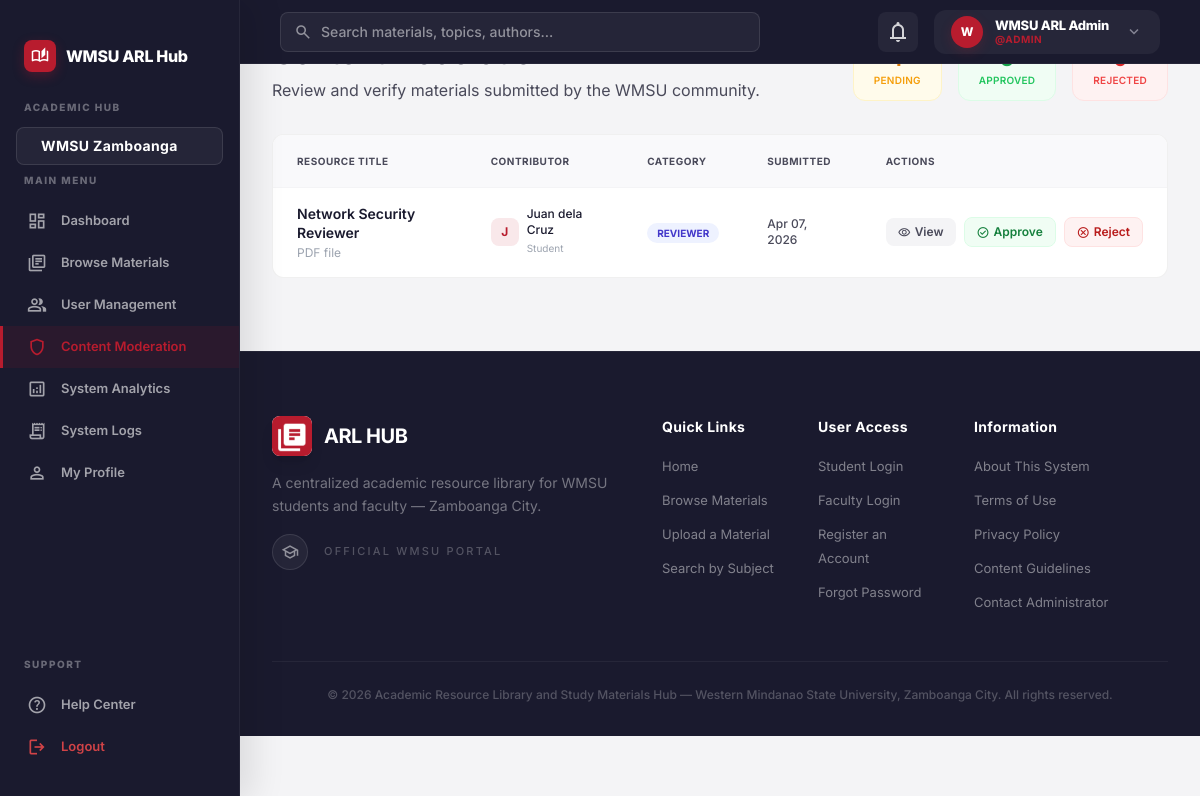
The page /admin/admin-moderation.php (signed in) on the database its author committed.
### tables this page shows
CREATE TABLE IF NOT EXISTS materials (
    id INT AUTO_INCREMENT PRIMARY KEY,
    title VARCHAR(255) NOT NULL,
    description TEXT,
    category ENUM('Reviewer', 'Textbook', 'Lecture Notes', 'Theses', 'Official Material') DEFAULT 'Reviewer',
    file_path VARCHAR(255) NOT NULL,
    thumbnail_path VARCHAR(255),
    contributor_id INT,
    status ENUM('pending', 'approved', 'rejected') DEFAULT 'pending',
    is_official BOOLEAN DEFAULT FALSE,
    views_count INT DEFAULT 0,
    downloads_count INT DEFAULT 0,
    created_at TIMESTAMP DEFAULT CURRENT_TIMESTAMP,
    FOREIGN KEY (contributor_id) REFERENCES users(id) ON DELETE SET NULL
);

CREATE TABLE IF NOT EXISTS users (
    id INT AUTO_INCREMENT PRIMARY KEY,
    full_name VARCHAR(255) NOT NULL,
    email VARCHAR(255) NOT NULL UNIQUE,
    password VARCHAR(255) NOT NULL,
    role ENUM('student', 'faculty', 'admin') DEFAULT 'student',
    profile_image VARCHAR(255) DEFAULT 'default-avatar.png',
    is_banned BOOLEAN DEFAULT FALSE,
    reset_token VARCHAR(64) DEFAULT NULL,
    reset_token_expiry DATETIME DEFAULT NULL,
    created_at TIMESTAMP DEFAULT CURRENT_TIMESTAMP
);

### admin/admin-moderation.php (the view, shortened to what this page needs)
<?php
require_once '../config/auth.php';
try {
    $pending  = $pdo->query("SELECT m.*, u.full_name, u.role as contributor_role FROM materials m LEFT JOIN users u ON m.contributor_id = u.id WHERE m.status = 'pending' ORDER BY m.created_at ASC")->fetchAll();
    $approved = $pdo->query("SELECT COUNT(*) FROM materials WHERE status='approved'")->fetchColumn();
    $rejected = $pdo->query("SELECT COUNT(*) FROM materials WHERE status='rejected'")->fetchColumn();
} catch (PDOException $e) { $pending=[]; $approved=0; $rejected=0; }
?>
<!DOCTYPE html>
<html lang="en">
<head>
    <script src="https://cdn.tailwindcss.com?plugins=forms,container-queries"></script>
</head>
<body class="text-[#1A1A2E]">
<?php require_once '../includes/dashboard-nav.php'; ?>
<div class="flex min-h-[calc(100vh-64px)]">
    <?php require_once '../includes/sidebar.php'; ?>
    <main class="ml-[240px] flex-1 bg-[#F4F4F6] flex flex-col">
        <div class="p-8 flex-1">
            <div class="flex justify-between items-start mb-8">
                <div>
                    <h1 class="text-[28px] font-bold text-[#1A1A2E]">Content Moderation</h1>
                    <p class="text-[#4A4A5A] mt-1">Review and verify materials submitted by the WMSU community.</p>
                </div>
                <div class="flex gap-4">
                    <div class="bg-amber-50 border border-amber-100 rounded-xl px-5 py-3 text-center">
                        <div class="text-xl font-bold text-amber-600"><?php echo count($pending); ?></div>
                        <div class="text-[10px] font-semibold uppercase tracking-wide text-amber-500">Pending</div>
                    </div>
                    <div class="bg-green-50 border border-green-100 rounded-xl px-5 py-3 text-center">
                        <div class="text-xl font-bold text-green-600"><?php echo $approved; ?></div>
                        <div class="text-[10px] font-semibold uppercase tracking-wide text-green-500">Approved</div>
                    </div>
                    <div class="bg-red-50 border border-red-100 rounded-xl px-5 py-3 text-center">
                        <div class="text-xl font-bold text-red-600"><?php echo $rejected; ?></div>
                        <div class="text-[10px] font-semibold uppercase tracking-wide text-red-500">Rejected</div>
                    </div>
                </div>
            </div>
            <div class="bg-white rounded-xl border border-black/[0.06] overflow-hidden">
                <?php if (empty($pending)): ?>
                <div class="py-20 text-center">
                    <span class="material-symbols-outlined text-[56px] text-green-200 block mb-4">shield</span>
                    <h3 class="text-lg font-bold text-[#1A1A2E] mb-2">Queue is Clear!</h3>
                    <p class="text-[#4A4A5A] text-sm">All submitted materials have been processed.</p>
                </div>
                <?php else: ?>
                <div class="overflow-x-auto">
                    <table class="w-full text-sm">
                        <thead>
                            <tr class="border-b border-[#F4F4F6] bg-[#F9F9FB]">
                                <th class="text-left px-6 py-4 text-[10px] font-bold uppercase tracking-wider text-[#4A4A5A]">Resource Title</th>
                                <th class="text-left px-6 py-4 text-[10px] font-bold uppercase tracking-wider text-[#4A4A5A]">Contributor</th>
                                <th class="text-left px-6 py-4 text-[10px] font-bold uppercase tracking-wider text-[#4A4A5A]">Category</th>
                                <th class="text-left px-6 py-4 text-[10px] font-bold uppercase tracking-wider text-[#4A4A5A]">Submitted</th>
                                <th class="text-left px-6 py-4 text-[10px] font-bold uppercase tracking-wider text-[#4A4A5A]">Actions</th>
                            </tr>
                        </thead>
                        <tbody class="divide-y divide-[#F4F4F6]">
                            <?php foreach ($pending as $item): ?>
                            <tr class="hover:bg-[#F9F9FB] transition-colors">
                                <td class="px-6 py-4">
                                    <div class="font-semibold text-[#1A1A2E] leading-snug"><?php echo htmlspecialchars($item['title']); ?></div>
                                    <div class="text-xs text-[#9CA3AF] mt-0.5"><?php echo strtoupper(pathinfo($item['file_path'], PATHINFO_EXTENSION)); ?> file</div>
                                </td>
                                <td class="px-6 py-4">
                                    <div class="flex items-center gap-2">
                                        <div class="w-7 h-7 bg-[#F9E8EA] rounded-lg flex items-center justify-center text-[#B81C2E] font-bold text-xs flex-shrink-0">
                                            <?php echo strtoupper(substr($item['full_name'], 0, 1)); ?>
                                        </div>
                                        <div>
                                            <div class="font-medium text-[#1A1A2E] text-xs"><?php echo htmlspecialchars($item['full_name']); ?></div>
                                            <div class="text-[10px] text-[#9CA3AF] capitalize"><?php echo $item['contributor_role']; ?></div>
                                        </div>
                                    </div>
                                </td>
                                <td class="px-6 py-4">
                                    <span class="bg-[#EEF2FF] text-[#4338CA] text-[10px] font-bold px-2.5 py-1 rounded-full uppercase">
                                        <?php echo htmlspecialchars($item['category']); ?>
                                    </span>
                                </td>
                                <td class="px-6 py-4 text-xs text-[#4A4A5A] font-medium">
                                    <?php echo date('M d, Y', strtotime($item['created_at'])); ?>
                                </td>
                                <td class="px-6 py-4">
                                    <div class="flex items-center gap-2">
                                        <a href="<?php echo BASE_URL; ?>core/material-details.php?id=<?php echo $item['id']; ?>"
                                           class="flex items-center gap-1 bg-[#F4F4F6] text-[#4A4A5A] text-xs font-semibold px-3 py-1.5 rounded-lg hover:bg-[#E9E9EF] transition-colors">
                                            <span class="material-symbols-outlined text-[13px]">visibility</span> View
                                        </a>
                                        <form action="<?php echo BASE_URL; ?>actions/moderate-handler.php" method="POST" class="inline" onsubmit="return confirm('Are you sure you want to approve this material?');">
                                            <button type="submit" class="flex items-center gap-1 bg-green-50 text-green-700 text-xs font-semibold px-3 py-1.5 rounded-lg hover:bg-green-100 transition-colors border border-green-100">
                                                <span class="material-symbols-outlined text-[13px]">check_circle</span> Approve
                                            </button>
                                        </form>
                                        <form action="<?php echo BASE_URL; ?>actions/moderate-handler.php" method="POST" class="inline" onsubmit="return confirm('Are you sure you want to reject this material?');">
                                            <button type="submit" class="flex items-center gap-1 bg-red-50 text-red-700 text-xs font-semibold px-3 py-1.5 rounded-lg hover:bg-red-100 transition-colors border border-red-100">
                                                <span class="material-symbols-outlined text-[13px]">cancel</span> Reject
                                            </button>
                                        </form>
                                    </div>
                                </td>
                            </tr>
                            <?php endforeach; ?>
                        </tbody>
                    </table>
                </div>
                <?php endif; ?>
            </div>
        </div>
        <?php require_once '../includes/dashboard-footer.php'; ?>
    </main>
</div>
</body>
</html>

### admin/admin-moderation.php (style rules this page uses)
body { font-family: 'Inter', sans-serif; background-color: #F4F4F6; }
h1,h2,h3 { font-family: 'Plus Jakarta Sans', sans-serif; }
.material-symbols-outlined { font-variation-settings: 'FILL' 0,'wght' 400,'GRAD' 0,'opsz' 24; vertical-align: middle; }

### rows shown on the page
materials: title "Network Security Reviewer", file_path "PDF", contributor.full_name "J", contributor.full_name "Juan dela Cruz", contributor.role "Student", category "REVIEWER", created_at "Apr 07, 2026"

### other values the page prints
substr($user_name, 0, 1) "W"
$user_name "WMSU ARL Admin"
$current_role "ADMIN"
